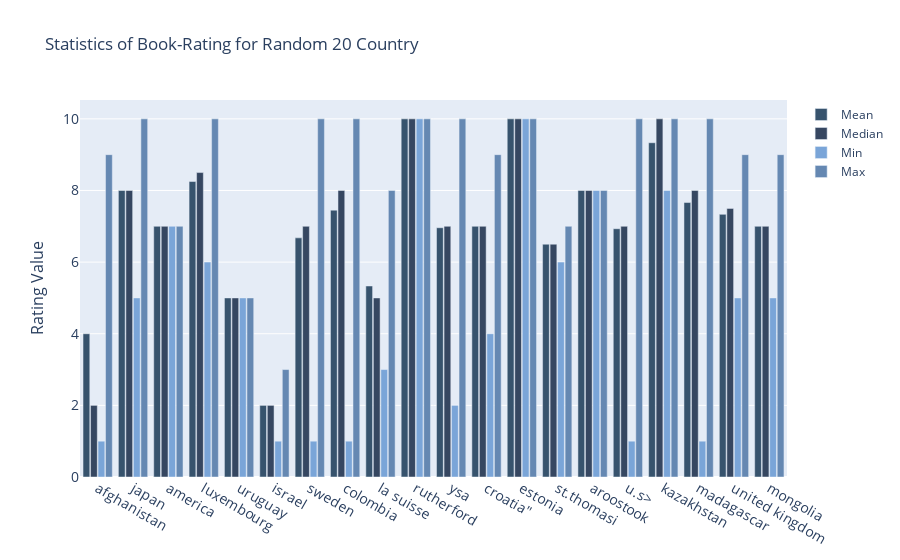

The cell this chart's notebook holds for it:
### Code cell
iplot(plot_categorical_stats(merged_data_without_zeros, 'Country'))

### Figure 1 — Plotly figure (JSON) as saved in the notebook; plotly's stock layout.template omitted (floating-point values rounded to 4 significant figures)
{"data": [{"marker": {"color": "rgb(55, 83, 109)"}, "name": "Mean", "x": ["afghanistan", "japan", "america", "luxembourg", "uruguay", "israel", "sweden", "colombia", "la suisse", "rutherford", "ysa", "croatia\"", "estonia", "st.thomasi", "aroostook", "u.s>", "kazakhstan", "madagascar", "united kingdom", "mongolia"], "y": [4, 8, 7, 8.25, 5, 2, 6.677, 7.451, 5.333, 10, 6.96, 7, 10, 6.5, 8, 6.932, 9.333, 7.664, 7.333, 7], "type": "bar"}, {"marker": {"color": "rgb(54, 71, 97)"}, "name": "Median", "x": ["afghanistan", "japan", "america", "luxembourg", "uruguay", "israel", "sweden", "colombia", "la suisse", "rutherford", "ysa", "croatia\"", "estonia", "st.thomasi", "aroostook", "u.s>", "kazakhstan", "madagascar", "united kingdom", "mongolia"], "y": [2, 8, 7, 8.5, 5, 2, 7, 8, 5, 10, 7, 7, 10, 6.5, 8, 7, 10, 8, 7.5, 7], "type": "bar"}, {"marker": {"color": "rgb(122, 165, 216)"}, "name": "Min", "x": ["afghanistan", "japan", "america", "luxembourg", "uruguay", "israel", "sweden", "colombia", "la suisse", "rutherford", "ysa", "croatia\"", "estonia", "st.thomasi", "aroostook", "u.s>", "kazakhstan", "madagascar", "united kingdom", "mongolia"], "y": [1, 5, 7, 6, 5, 1, 1, 1, 3, 10, 2, 4, 10, 6, 8, 1, 8, 1, 5, 5], "type": "bar"}, {"marker": {"color": "rgb(101, 136, 178)"}, "name": "Max", "x": ["afghanistan", "japan", "america", "luxembourg", "uruguay", "israel", "sweden", "colombia", "la suisse", "rutherford", "ysa", "croatia\"", "estonia", "st.thomasi", "aroostook", "u.s>", "kazakhstan", "madagascar", "united kingdom", "mongolia"], "y": [9, 10, 7, 10, 5, 3, 10, 10, 8, 10, 10, 9, 10, 7, 8, 10, 10, 10, 9, 9], "type": "bar"}], "layout": {"bargap": 0.15, "bargroupgap": 0.1, "barmode": "group", "legend": {"bgcolor": "rgba(255, 255, 255, 0)", "bordercolor": "rgba(255, 255, 255, 0)"}, "title": {"text": "Statistics of Book-Rating for Random 20 Country"}, "xaxis": {"tickfont": {"size": 14}, "type": "category", "range": [-0.5, 19.5], "autorange": true}, "yaxis": {"tickfont": {"size": 14}, "title": {"font": {"size": 16}, "text": "Rating Value"}, "type": "linear", "range": [0, 10.53], "autorange": true}, "autosize": true}}
